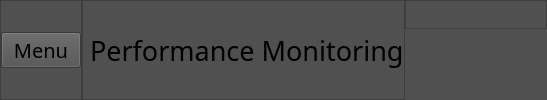
     <widget class="QFrame" name="header_frame">
      <property name="styleSheet">
       <string notr="true">background-color: rgb(80, 80, 80);</string>
      </property>
      <property name="frameShape">
       <enum>QFrame::NoFrame</enum>
      </property>
      <property name="frameShadow">
       <enum>QFrame::Raised</enum>
      </property>
      <property name="lineWidth">
       <number>1</number>
      </property>
      <layout class="QHBoxLayout" name="horizontalLayout">
       <property name="spacing">
        <number>0</number>
       </property>
       <property name="leftMargin">
        <number>0</number>
       </property>
       <property name="topMargin">
        <number>0</number>
       </property>
       <property name="rightMargin">
        <number>0</number>
       </property>
       <property name="bottomMargin">
        <number>0</number>
       </property>
       <item alignment="Qt::AlignLeft">
        <widget class="QFrame" name="header_left">
         <property name="font">
          <font>
           <pointsize>20</pointsize>
          </font>
         </property>
         <property name="frameShape">
          <enum>QFrame::StyledPanel</enum>
         </property>
         <property name="frameShadow">
          <enum>QFrame::Raised</enum>
         </property>
         <layout class="QHBoxLayout" name="horizontalLayout_4">
          <property name="spacing">
           <number>0</number>
          </property>
          <property name="leftMargin">
           <number>0</number>
          </property>
          <property name="topMargin">
           <number>0</number>
          </property>
          <property name="rightMargin">
           <number>0</number>
          </property>
          <property name="bottomMargin">
           <number>0</number>
          </property>
          <item>
           <widget class="QPushButton" name="pushButton_4">
            <property name="font">
             <font>
              <family>Segoe MDL2 Assets</family>
              <pointsize>15</pointsize>
             </font>
            </property>
            <property name="text">
             <string>Menu</string>
            </property>
            <property name="icon">
             <iconset resource="icons.qrc">
              <normaloff>:/icons/icons/icons8-menu-48.png</normaloff>:/icons/icons/icons8-menu-48.png</iconset>
            </property>
            <property name="iconSize">
             <size>
              <width>36</width>
              <height>36</height>
             </size>
            </property>
            <property name="default">
             <bool>false</bool>
            </property>
            <property name="flat">
             <bool>false</bool>
            </property>
           </widget>
          </item>
         </layout>
        </widget>
       </item>
       <item>
        <widget class="QFrame" name="header_center">
         <property name="frameShape">
          <enum>QFrame::StyledPanel</enum>
         </property>
         <property name="frameShadow">
          <enum>QFrame::Raised</enum>
         </property>
         <layout class="QHBoxLayout" name="horizontalLayout_3">
          <property name="spacing">
           <number>0</number>
          </property>
          <property name="leftMargin">
           <number>0</number>
          </property>
          <property name="topMargin">
           <number>0</number>
          </property>
          <property name="rightMargin">
           <number>0</number>
          </property>
          <property name="bottomMargin">
           <number>0</number>
          </property>
          <item>
           <widget class="QLabel" name="label">
            <property name="font">
             <font>
              <family>Segoe UI Black</family>
             </font>
            </property>
            <property name="text">
             <string/>
            </property>
            <property name="pixmap">
             <pixmap resource="icons.qrc">:/icons/icons/icons8-speedometer-78.png</pixmap>
            </property>
           </widget>
          </item>
          <item>
           <widget class="QLabel" name="label_2">
            <property name="font">
             <font>
              <family>Segoe UI Black</family>
              <pointsize>20</pointsize>
             </font>
            </property>
            <property name="text">
             <string>Performance Monitoring</string>
            </property>
           </widget>
          </item>
         </layout>
        </widget>
       </item>
       <item alignment="Qt::AlignRight|Qt::AlignTop">
        <widget class="QFrame" name="header_right">
         <property name="frameShape">
          <enum>QFrame::StyledPanel</enum>
         </property>
         <property name="frameShadow">
          <enum>QFrame::Raised</enum>
         </property>
         <layout class="QHBoxLayout" name="horizontalLayout_2">
          <property name="spacing">
           <number>10</number>
          </property>
          <property name="leftMargin">
           <number>0</number>
          </property>
          <property name="topMargin">
           <number>5</number>
          </property>
          <property name="rightMargin">
           <number>0</number>
          </property>
          <property name="bottomMargin">
           <number>0</number>
          </property>
          <item>
           <widget class="QPushButton" name="pushButton_2">
            <property name="text">
             <string/>
            </property>
            <property name="icon">
             <iconset resource="icons.qrc">
              <normaloff>:/icons/icons/icons8-minimize-window-48.png</normaloff>:/icons/icons/icons8-minimize-window-48.png</iconset>
            </property>
            <property name="iconSize">
             <size>
              <width>24</width>
              <height>24</height>
             </size>
            </property>
            <property name="flat">
             <bool>true</bool>
            </property>
           </widget>
          </item>
          <item>
           <widget class="QPushButton" name="pushButton">
            <property name="text">
             <string/>
            </property>
            <property name="icon">
             <iconset resource="icons.qrc">
              <normaloff>:/icons/icons/icons8-maximize-window-48.png</normaloff>:/icons/icons/icons8-maximize-window-48.png</iconset>
            </property>
            <property name="iconSize">
             <size>
              <width>24</width>
              <height>24</height>
             </size>
            </property>
            <property name="default">
             <bool>false</bool>
            </property>
            <property name="flat">
             <bool>true</bool>
            </property>
           </widget>
          </item>
          <item>
           <widget class="QPushButton" name="pushButton_3">
            <property name="text">
             <string/>
            </property>
            <property name="icon">
             <iconset resource="icons.qrc">
              <normaloff>:/icons/icons/icons8-close-window-48.png</normaloff>:/icons/icons/icons8-close-window-48.png</iconset>
            </property>
            <property name="iconSize">
             <size>
              <width>24</width>
              <height>24</height>
             </size>
            </property>
            <property name="flat">
             <bool>true</bool>
            </property>
           </widget>
          </item>
         </layout>
        </widget>
       </item>
      </layout>
     </widget>
